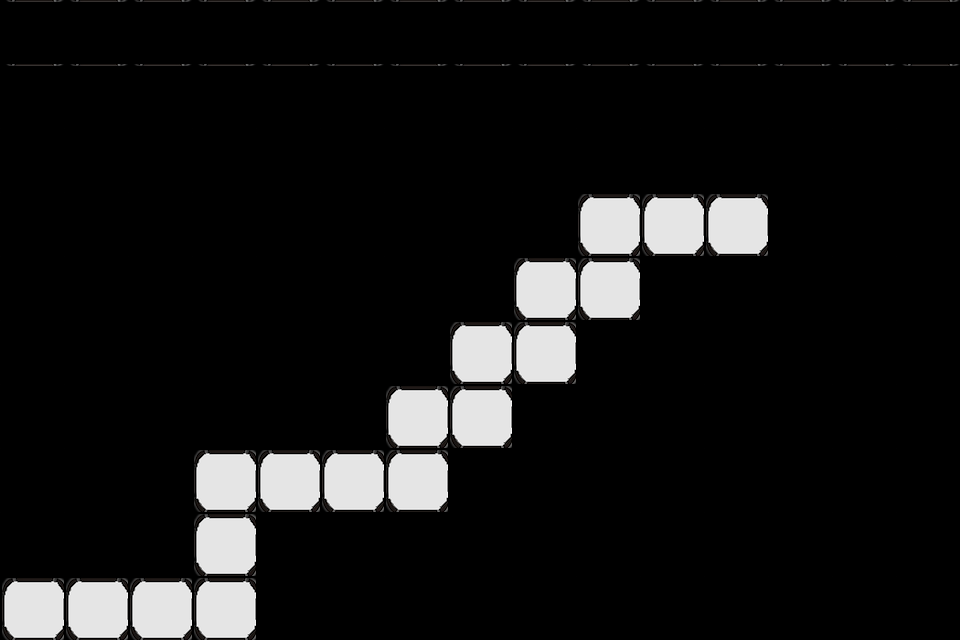

A level layout from a 2D game, rendered from its tile map. Below: a short description, then the map file with tile-grid data replaced by summaries:
An orthogonal 15x10 tile map with 64x64 px tiles, 1 tile layer (Foreground), 2 tilesets and 13 objects (0, 1, 2, 3, 4, ...).

<map version="1.0" orientation="orthogonal" renderorder="right-down" width="15" height="10" tilewidth="64" tileheight="64" nextobjectid="16">
 <tileset firstgid="1" name="mapResouce" tilewidth="64" tileheight="64" spacing="1" margin="1" tilecount="1" columns="1">
  <image source="mapResouce.png" width="128" height="128" />
 </tileset>
 <tileset firstgid="2" name="mapResouce" tilewidth="64" tileheight="64" tilecount="4" columns="2">
  <image source="mapResouce.png" width="128" height="128" />
  <tile id="0">
   <properties>
    <property name="canTouch" value="0" />
   </properties>
  </tile>
  <tile id="2">
   <properties>
    <property name="canTouch" value="0" />
   </properties>
  </tile>
  <tile id="3">
   <properties>
    <property name="canTouch" value="1" />
   </properties>
  </tile>
 </tileset>
 <layer name="Foreground" width="15" height="10">
  <data>[150 cells, 150 non-empty, 3 distinct tile ids]</data>
 </layer>
 <objectgroup name="Object">
  <object id="1" name="0" x="0" y="608" />
  <object id="2" name="1" x="226" y="608" />
  <object id="3" name="2" x="226" y="493" />
  <object id="4" name="3" x="417" y="486" />
  <object id="5" name="4" x="417" y="413" />
  <object id="6" name="5" x="484" y="416" />
  <object id="7" name="6" x="484" y="352" />
  <object id="8" name="7" x="549" y="354" />
  <object id="9" name="8" x="544" y="282" />
  <object id="10" name="9" x="612" y="286" />
  <object id="11" name="10" x="609" y="211" />
  <object id="12" name="11" x="738" y="213" />
  <object id="13" name="12" x="737" y="161" />
 </objectgroup>
</map>